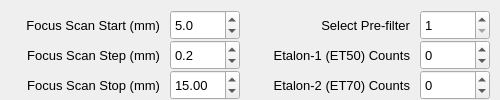
      <widget class="QWidget" name="pageCharFocus">
       <property name="geometry">
        <rect>
         <x>0</x>
         <y>0</y>
         <width>500</width>
         <height>100</height>
        </rect>
       </property>
       <attribute name="label">
        <string>Characterization -- Detector Focus vs. Pre-filter</string>
       </attribute>
       <widget class="QLabel" name="labelCharFocusStart">
        <property name="geometry">
         <rect>
          <x>10</x>
          <y>10</y>
          <width>150</width>
          <height>30</height>
         </rect>
        </property>
        <property name="font">
         <font>
          <pointsize>10</pointsize>
         </font>
        </property>
        <property name="text">
         <string>Focus Scan Start (mm)</string>
        </property>
        <property name="alignment">
         <set>Qt::AlignRight|Qt::AlignTrailing|Qt::AlignVCenter</set>
        </property>
        <property name="wordWrap">
         <bool>true</bool>
        </property>
       </widget>
       <widget class="QDoubleSpinBox" name="doubleSpinBoxCharFocusStart">
        <property name="geometry">
         <rect>
          <x>170</x>
          <y>10</y>
          <width>70</width>
          <height>30</height>
         </rect>
        </property>
        <property name="font">
         <font>
          <pointsize>10</pointsize>
         </font>
        </property>
        <property name="decimals">
         <number>1</number>
        </property>
        <property name="minimum">
         <double>0.000000000000000</double>
        </property>
        <property name="maximum">
         <double>99.000000000000000</double>
        </property>
        <property name="singleStep">
         <double>0.100000000000000</double>
        </property>
        <property name="value">
         <double>5.000000000000000</double>
        </property>
       </widget>
       <widget class="QDoubleSpinBox" name="doubleSpinBoxCharFocusStep">
        <property name="geometry">
         <rect>
          <x>170</x>
          <y>40</y>
          <width>70</width>
          <height>30</height>
         </rect>
        </property>
        <property name="font">
         <font>
          <pointsize>10</pointsize>
         </font>
        </property>
        <property name="decimals">
         <number>1</number>
        </property>
        <property name="minimum">
         <double>-999.000000000000000</double>
        </property>
        <property name="maximum">
         <double>10.000000000000000</double>
        </property>
        <property name="singleStep">
         <double>0.100000000000000</double>
        </property>
        <property name="value">
         <double>0.200000000000000</double>
        </property>
       </widget>
       <widget class="QDoubleSpinBox" name="doubleSpinBoxCharFocusStop">
        <property name="geometry">
         <rect>
          <x>170</x>
          <y>70</y>
          <width>70</width>
          <height>30</height>
         </rect>
        </property>
        <property name="font">
         <font>
          <pointsize>10</pointsize>
         </font>
        </property>
        <property name="decimals">
         <number>2</number>
        </property>
        <property name="minimum">
         <double>0.000000000000000</double>
        </property>
        <property name="maximum">
         <double>99.000000000000000</double>
        </property>
        <property name="singleStep">
         <double>0.100000000000000</double>
        </property>
        <property name="value">
         <double>15.000000000000000</double>
        </property>
       </widget>
       <widget class="QLabel" name="labelCharFocusStep">
        <property name="geometry">
         <rect>
          <x>10</x>
          <y>40</y>
          <width>150</width>
          <height>30</height>
         </rect>
        </property>
        <property name="font">
         <font>
          <pointsize>10</pointsize>
         </font>
        </property>
        <property name="text">
         <string>Focus Scan Step (mm)</string>
        </property>
        <property name="alignment">
         <set>Qt::AlignRight|Qt::AlignTrailing|Qt::AlignVCenter</set>
        </property>
        <property name="wordWrap">
         <bool>true</bool>
        </property>
       </widget>
       <widget class="QLabel" name="labelCharFocusStop">
        <property name="geometry">
         <rect>
          <x>10</x>
          <y>70</y>
          <width>150</width>
          <height>30</height>
         </rect>
        </property>
        <property name="font">
         <font>
          <pointsize>10</pointsize>
         </font>
        </property>
        <property name="text">
         <string>Focus Scan Stop (mm)</string>
        </property>
        <property name="alignment">
         <set>Qt::AlignRight|Qt::AlignTrailing|Qt::AlignVCenter</set>
        </property>
        <property name="wordWrap">
         <bool>true</bool>
        </property>
       </widget>
       <widget class="QLabel" name="labelCharFocusPF">
        <property name="geometry">
         <rect>
          <x>260</x>
          <y>10</y>
          <width>150</width>
          <height>30</height>
         </rect>
        </property>
        <property name="font">
         <font>
          <pointsize>10</pointsize>
         </font>
        </property>
        <property name="text">
         <string>Select Pre-filter</string>
        </property>
        <property name="alignment">
         <set>Qt::AlignRight|Qt::AlignTrailing|Qt::AlignVCenter</set>
        </property>
        <property name="wordWrap">
         <bool>true</bool>
        </property>
       </widget>
       <widget class="QSpinBox" name="spinBoxCharFocusPF">
        <property name="geometry">
         <rect>
          <x>420</x>
          <y>10</y>
          <width>70</width>
          <height>30</height>
         </rect>
        </property>
        <property name="font">
         <font>
          <pointsize>10</pointsize>
         </font>
        </property>
        <property name="minimum">
         <number>1</number>
        </property>
        <property name="maximum">
         <number>27</number>
        </property>
        <property name="value">
         <number>1</number>
        </property>
       </widget>
       <widget class="QSpinBox" name="spinBoxCharFocusET1">
        <property name="geometry">
         <rect>
          <x>420</x>
          <y>40</y>
          <width>70</width>
          <height>30</height>
         </rect>
        </property>
        <property name="font">
         <font>
          <pointsize>10</pointsize>
         </font>
        </property>
        <property name="minimum">
         <number>-2048</number>
        </property>
        <property name="maximum">
         <number>2047</number>
        </property>
        <property name="value">
         <number>0</number>
        </property>
       </widget>
       <widget class="QSpinBox" name="spinBoxCharFocusET2">
        <property name="geometry">
         <rect>
          <x>420</x>
          <y>70</y>
          <width>70</width>
          <height>30</height>
         </rect>
        </property>
        <property name="font">
         <font>
          <pointsize>10</pointsize>
         </font>
        </property>
        <property name="minimum">
         <number>-2048</number>
        </property>
        <property name="maximum">
         <number>2047</number>
        </property>
        <property name="value">
         <number>0</number>
        </property>
       </widget>
       <widget class="QLabel" name="labelCharFocusET1">
        <property name="geometry">
         <rect>
          <x>260</x>
          <y>40</y>
          <width>150</width>
          <height>30</height>
         </rect>
        </property>
        <property name="font">
         <font>
          <pointsize>10</pointsize>
         </font>
        </property>
        <property name="text">
         <string>Etalon-1 (ET50) Counts</string>
        </property>
        <property name="alignment">
         <set>Qt::AlignRight|Qt::AlignTrailing|Qt::AlignVCenter</set>
        </property>
        <property name="wordWrap">
         <bool>true</bool>
        </property>
       </widget>
       <widget class="QLabel" name="labelCharFocusET2">
        <property name="geometry">
         <rect>
          <x>260</x>
          <y>70</y>
          <width>150</width>
          <height>30</height>
         </rect>
        </property>
        <property name="font">
         <font>
          <pointsize>10</pointsize>
         </font>
        </property>
        <property name="text">
         <string>Etalon-2 (ET70) Counts</string>
        </property>
        <property name="alignment">
         <set>Qt::AlignRight|Qt::AlignTrailing|Qt::AlignVCenter</set>
        </property>
        <property name="wordWrap">
         <bool>true</bool>
        </property>
       </widget>
      </widget>
